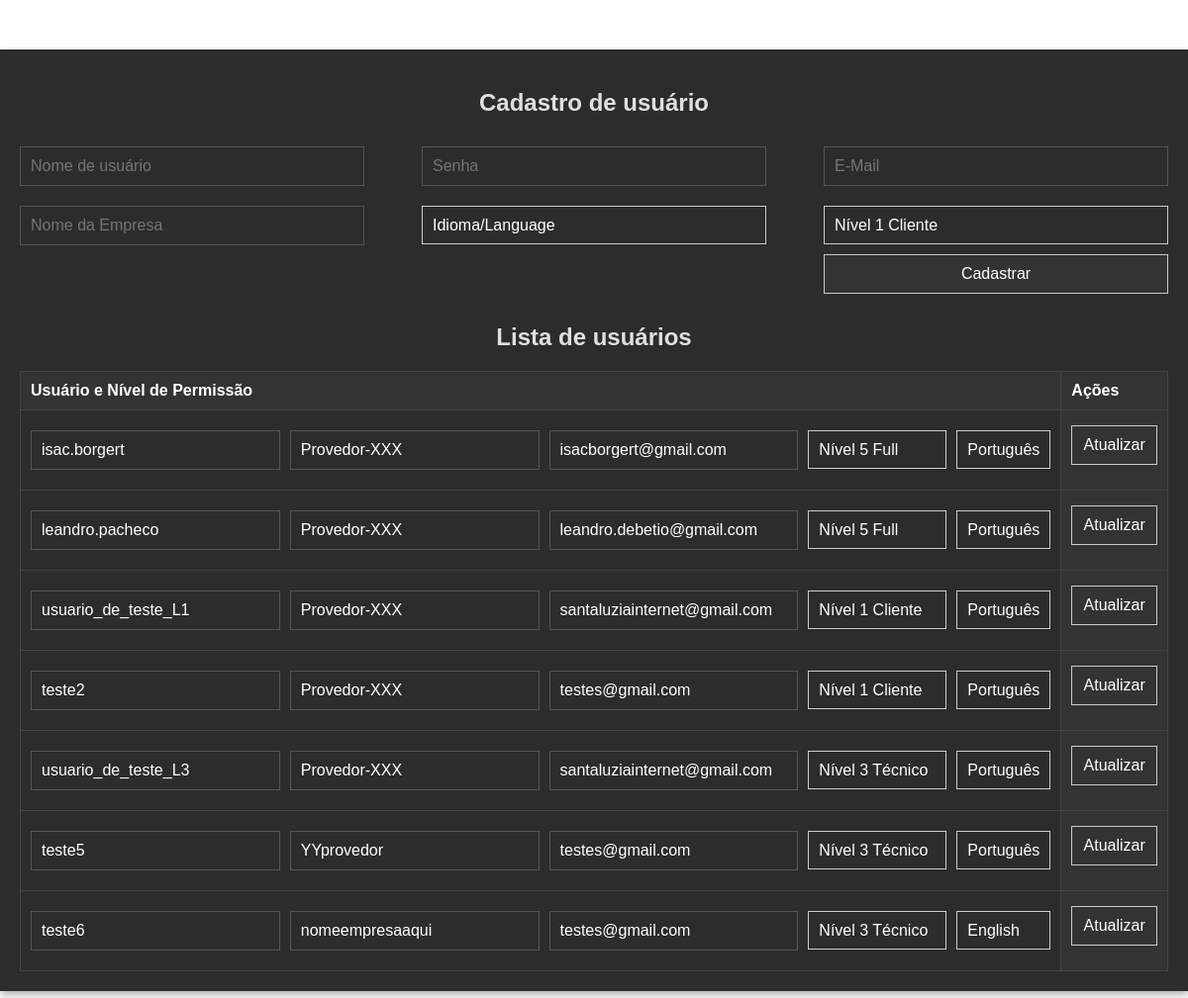
Page /cadastrar_usuarios.php (signed in) on the committed database.
### tables this page shows
CREATE TABLE `textos_de_idiomas` (
  `id` int NOT NULL AUTO_INCREMENT,
  `nome` varchar(255) NOT NULL,
  `texto_ingles` text NOT NULL,
  `texto_portugues` text NOT NULL,
  `texto_espanhol` text NOT NULL,
  PRIMARY KEY (`id`),
  UNIQUE KEY `nome` (`nome`)
);

CREATE TABLE `usuarios` (
  `id` int NOT NULL AUTO_INCREMENT,
  `username` varchar(255) NOT NULL,
  `senha` varchar(255) NOT NULL,
  `nivel_permissao` int NOT NULL,
  `data_criacao` timestamp NULL DEFAULT CURRENT_TIMESTAMP,
  `status` tinyint(1) DEFAULT '1',
  `ultimo_login` datetime DEFAULT NULL,
  `idioma` varchar(10) DEFAULT 'portugues',
  `nome_empresa` varchar(255) DEFAULT NULL,
  `email` varchar(255) DEFAULT NULL,
  PRIMARY KEY (`id`),
  UNIQUE KEY `username` (`username`)
);

### banco_e_functions_gerais.php (called while the page is built, shortened)
<?php
$idioma = $_SESSION['idioma'];
function conectar_banco() {
    $host = "localhost";
    $username = "agenda";
    $password = "suasenhaaqui";
    $dbname = "agenda_db";
    $conn = new mysqli($host, $username, $password, $dbname);
    return $conn;
}
$conn = conectar_banco();
function texto_idioma($idioma, $nome) {
    global $conn;
    switch ($idioma) {
        case 'portugues':
            $coluna = 'texto_portugues';
            break;
    }
    $sql = "SELECT $coluna FROM textos_de_idiomas WHERE nome = ?";
    $stmt = $conn->prepare($sql);
    $stmt->bind_param("s", $nome);
    $stmt->execute();
    $stmt->bind_result($texto);
    return $texto ? $texto : "Texto não encontrado para o nome: $nome";
}
?>

### cadastrar_usuarios.php (the view, shortened to what this page needs)
<?php
include('banco_e_functions_gerais.php');
$sql_users = "SELECT * FROM usuarios";
$result_users = $conn->query($sql_users);
?>
<!DOCTYPE html>
<html lang="pt-BR">
<head>
</head>
<body>
<div class="container">
    <h2><?php echo texto_idioma($idioma, 'cad_user'); ?></h2>
    <form action="" method="POST" class="formulario">
    <div class="coluna">
        <input type="text" name="username" placeholder="<?php echo texto_idioma($idioma, 'user_name'); ?>" required>
        <input type="text" name="nome_empresa" placeholder="Nome da Empresa" required>
    </div>
    <div class="coluna">
        <input type="password" name="senha" placeholder="<?php echo texto_idioma($idioma, 'senha'); ?>" required>
        <select name="idioma">
            <option value="portugues">Idioma/Language</option>
        </select>
    </div>
    <div class="coluna">
    <input type="text" name="email" placeholder="E-Mail" required>
        <select name="nivel_permissao">
            <option value="1"><?php echo texto_idioma($idioma, 'nivel'); ?> 1 Cliente</option>
            <option value="3"><?php echo texto_idioma($idioma, 'nivel'); ?> 3 Técnico</option>
            <option value="5"><?php echo texto_idioma($idioma, 'nivel'); ?> 5 Full</option>
        </select>
        <button type="submit" name="cadastro"><?php echo texto_idioma($idioma, 'cadastrar'); ?></button>
    </div>
</form>
    <h2><?php echo texto_idioma($idioma, 'list_users'); ?></h2>
    <table>
        <thead>
            <tr>
                <th><?php echo texto_idioma($idioma, 'user_nivel_perm'); ?></th>
                <th><?php echo texto_idioma($idioma, 'acoes'); ?></th>
            </tr>
        </thead>
        <tbody>
            <?php
            if ($result_users->num_rows > 0) {
                while ($row = $result_users->fetch_assoc()) {
                    echo "<tr>
                            <td>
                                <form action='' method='POST' style='display:flex; gap: 10px; align-items: center;'>
                                    <input type='hidden' name='id' value='{$row['id']}'>
                                    <input type='text' name='username' value='{$row['username']}' readonly>
                                    <input type='text' name='nome_empresa' value='{$row['nome_empresa']}' >
                                    <input type='text' name='email' value='{$row['email']}' >
                                    <select name='nivel_permissao' style='width: 140px;'>
                                        <option value='0' ".($row['nivel_permissao'] == 0 ? 'selected' : '').">".texto_idioma($idioma, 'nivel')." 0 Desativado</option>
                                        <option value='1' ".($row['nivel_permissao'] == 1 ? 'selected' : '').">".texto_idioma($idioma, 'nivel')." 1 Cliente</option>
                                        <option value='3' ".($row['nivel_permissao'] == 3 ? 'selected' : '').">".texto_idioma($idioma, 'nivel')." 3 Técnico</option>
                                        <option value='5' ".($row['nivel_permissao'] == 5 ? 'selected' : '').">".texto_idioma($idioma, 'nivel')." 5 Full</option>
                                    </select>
                                    <select name='idioma' style='width: 140px;'>
                                        <option value='portugues' ".($row['idioma'] == 'portugues' ? 'selected' : '').">Português</option>
                                        <option value='ingles' ".($row['idioma'] == 'ingles' ? 'selected' : '').">English</option>
                                        <option value='espanhol' ".($row['idioma'] == 'espanhol' ? 'selected' : '').">Español</option>
                                    </select>
                                    <th>
                                    <button type='submit' name='editar'>".texto_idioma($idioma, 'atualizar')."</button>
                                    </th>
                                </form>
                            </td>
                        </tr>";
                }
            }
            ?>
        </tbody>
    </table>
</div>
</body>
</html>

### cadastrar_usuarios.php (style rules this page uses)
body { font-family: Arial, sans-serif; margin: 0; padding: 0; color: #e0e0e0; }
.container { max-width: 1200px; margin: 50px auto; padding: 20px; background-color: #2c2c2c; border-radius: 0px; box-shadow: 0 4px 8px rgba(0, 0, 0, 0.3); }
table { width: 100%; border-collapse: collapse; margin-top: 20px; }
table, th, td { border: 1px solid #444; }
th, td { padding: 10px; text-align: left; }
th { background-color: #333; color: #fff; }
input[type="text"], input[type="password"], select { width: 100%; padding: 10px; margin: 10px 0; border: 1px solid #555; border-radius: 0px; font-size: 16px; background-color: #2c2c2c; color: #fff; box-sizing: border-box; }
select { padding-right: 20px; -webkit-appearance: none; -moz-appearance: none; appearance: none; }
button { width: auto; padding: 10px; font-size: 16px; background-color: #333; color: white; border: 1px solid #555; border-radius: 0px; cursor: pointer; transition: background-color 0.3s ease, border 0.3s ease; }
h2 { text-align: center; color: #e0e0e0; }
.formulario { display: flex; justify-content: space-between; gap: 20px; width: 100%; }
.coluna { width: 30%; }
input, select, button { width: 100%; box-sizing: border-box; margin-bottom: 10px; padding: 10px; border: 1px solid #ccc; border-radius: 0px; }
select { padding-right: 10px; -webkit-appearance: none; -moz-appearance: none; appearance: none; }

### rows in the picture
textos_de_idiomas: texto_portugues "Cadastro de usuário"
textos_de_idiomas: username "Nome de usuário"
textos_de_idiomas: nivel_permissao "Nível 1 Cliente"
textos_de_idiomas: texto_portugues "Cadastrar"
textos_de_idiomas: texto_portugues "Lista de usuários"
textos_de_idiomas: texto_portugues "Usuário e Nível de Permissão"
textos_de_idiomas: texto_portugues "Ações"
usuarios: username "isac.borgert", nome_empresa "Provedor-XXX", email "isacborgert@gmail.com", nivel_permissao "Nível 5 Full", idioma "Português", textos_de_idiomas.texto_portugues "Atualizar", idioma.texto_portugues "Atualizar"
usuarios: username "leandro.pacheco", nome_empresa "Provedor-XXX", email "leandro.debetio@gmail.com", nivel_permissao "Nível 5 Full", idioma "Português", idioma.texto_portugues "Atualizar"
usuarios: username "usuario_de_teste_L1", nome_empresa "Provedor-XXX", email "santaluziainternet@gmail.com", nivel_permissao "Nível 1 Cliente", idioma "Português", idioma.texto_portugues "Atualizar"
usuarios: username "teste2", nome_empresa "Provedor-XXX", email "testes@gmail.com", nivel_permissao "Nível 1 Cliente", idioma "Português", idioma.texto_portugues "Atualizar"
usuarios: username "usuario_de_teste_L3", nome_empresa "Provedor-XXX", email "santaluziainternet@gmail.com", nivel_permissao "Nível 3 Técnico", idioma "Português", idioma.texto_portugues "Atualizar"
usuarios: username "teste5", nome_empresa "YYprovedor", email "testes@gmail.com", nivel_permissao "Nível 3 Técnico", idioma "Português", idioma.texto_portugues "Atualizar"
usuarios: username "teste6", nome_empresa "nomeempresaaqui", email "testes@gmail.com", nivel_permissao "Nível 3 Técnico", idioma "English"
